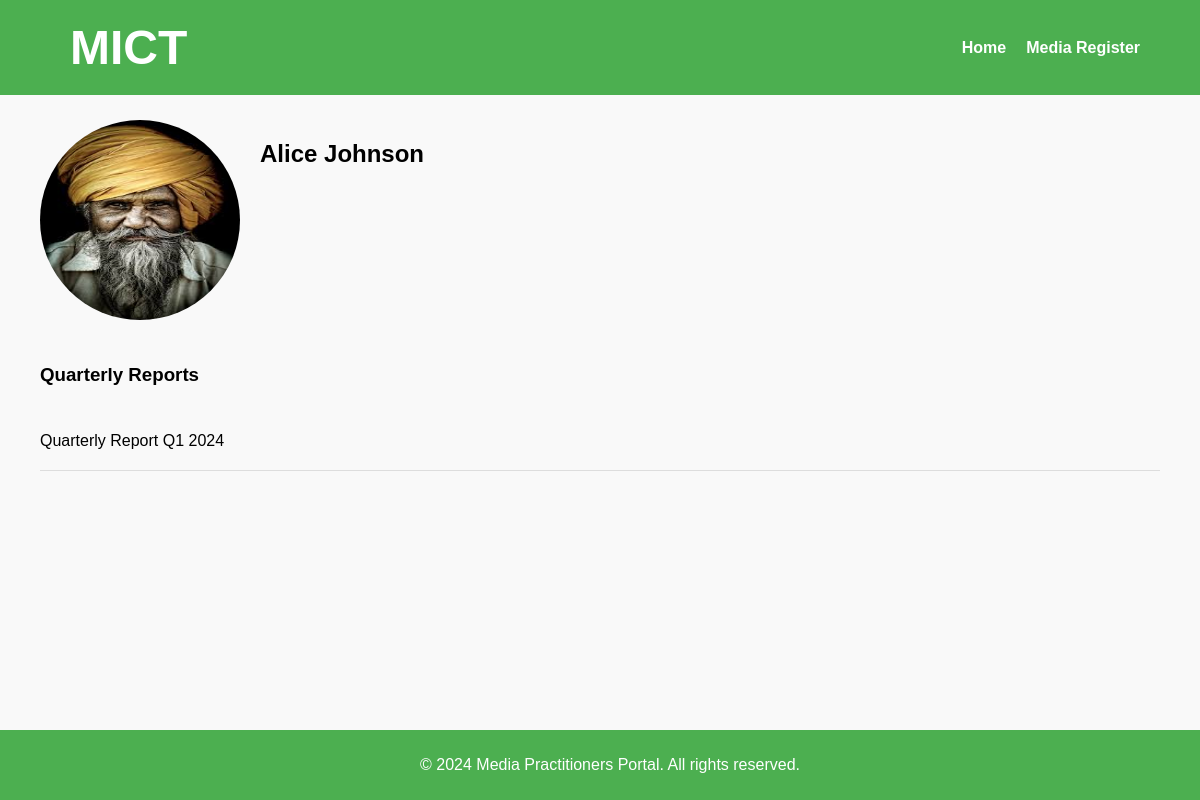
/view_reports.php?id=1, run on the app's committed database.
### tables this page shows
CREATE TABLE `pro_register` (
  `id` int(11) NOT NULL,
  `pro_id` int(11) DEFAULT NULL,
  `status` enum('active','inactive') DEFAULT 'active',
  `engagement_rate` int(11) DEFAULT 0,
  `quarterly_reports` text DEFAULT NULL
);

CREATE TABLE `public_relations_officers` (
  `id` int(11) NOT NULL,
  `first_name` varchar(255) NOT NULL,
  `last_name` varchar(255) NOT NULL,
  `email` varchar(255) NOT NULL,
  `phone_number` varchar(50) DEFAULT NULL,
  `agency_id` int(11) DEFAULT NULL,
  `credentials` text DEFAULT NULL,
  `professional_history` text DEFAULT NULL,
  `created_at` timestamp NOT NULL DEFAULT current_timestamp(),
  `updated_at` timestamp NOT NULL DEFAULT current_timestamp() ON UPDATE current_timestamp(),
  `profile_image` varchar(255) DEFAULT NULL
);

### Public/view_reports.php (the view, shortened to what this page needs)
<?php
include 'components/db_connect.php';
include 'components/header.php';
$pro_id = isset($_GET['id']) ? intval($_GET['id']) : 0;
$sql = "SELECT pro.first_name, pro.last_name, pro.profile_image, pr.quarterly_reports
        FROM public_relations_officers pro
        LEFT JOIN pro_register pr ON pro.id = pr.pro_id
        WHERE pro.id = ?";
$stmt = $conn->prepare($sql);
$stmt->bind_param("i", $pro_id);
$stmt->execute();
$result = $stmt->get_result();
$pro = $result->fetch_assoc();
$quarterly_reports = !empty($pro['quarterly_reports']) ? $pro['quarterly_reports'] : null;
?>
<main>
<div class="container">
    <div class="profile-container">
        <div class="profile-image">
            <?php if (!empty($pro['profile_image'])): ?>
                <img src="<?php echo 'pro-img/' . htmlspecialchars($pro['profile_image']); ?>" alt="Profile Image">
            <?php else: ?>
                <img src="path_to_default_image.jpg" alt="Default Profile Image">
            <?php endif; ?>
        </div>
        <div class="profile-details">
            <h2><?php echo htmlspecialchars($pro['first_name'] . ' ' . $pro['last_name']); ?></h2>
        </div>
    </div>
    <div class="reports-header">
        <h3>Quarterly Reports</h3>
    </div>
    <div class="reports-container">
        <?php
        if ($quarterly_reports) {
            $reports = explode("\n", $quarterly_reports);
            foreach ($reports as $report) {
                echo "<div class='report'>
                        <p>" . nl2br(htmlspecialchars($report)) . "</p>
                      </div>";
            }
        } else {
            echo "<p>No quarterly reports found.</p>";
        }
        ?>
    </div>
</div>
</main>
<?php include 'components/footer.php'; ?>

### Public/styles/styles.css (style rules this page uses)
body { font-family: Arial, sans-serif; margin: 0; padding: 0; background-color: #f9f9f9; }
main { padding: 20px; max-width: 1200px; margin: 0 auto; }
.container { margin-top: 80px; padding: 20px; }
.profile-details { max-width: 600px; }

### Public/view_reports.php (style rules this page uses)
.profile-container { display: flex; align-items: flex-start; margin-bottom: 20px; }
.profile-image img { width: 200px; height: 200px; border-radius: 50%; margin-right: 20px; }
.profile-details { max-width: 600px; }
.reports-header { margin-top: 40px; margin-bottom: 20px; }
.reports-container { margin-top: 20px; }
.report { border-bottom: 1px solid #ddd; padding: 10px 0; }
.report p { margin-bottom: 10px; }

### data on the page
pro_register: pro.profile_image (picture), pro.last_name "Alice Johnson", quarterly_reports "Quarterly Report Q1 2024"
